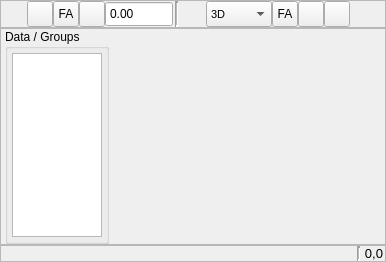
<?xml version="1.0" encoding="UTF-8"?>
<ui version="4.0">
 <class>DataWidget</class>
 <widget class="QWidget" name="DataWidget">
  <property name="geometry">
   <rect>
    <x>0</x>
    <y>0</y>
    <width>386</width>
    <height>262</height>
   </rect>
  </property>
  <property name="sizePolicy">
   <sizepolicy hsizetype="Expanding" vsizetype="Expanding">
    <horstretch>0</horstretch>
    <verstretch>0</verstretch>
   </sizepolicy>
  </property>
  <property name="font">
   <font>
    <pointsize>9</pointsize>
   </font>
  </property>
  <property name="windowTitle">
   <string>Form</string>
  </property>
  <layout class="QVBoxLayout" name="verticalLayout">
   <property name="spacing">
    <number>0</number>
   </property>
   <property name="leftMargin">
    <number>0</number>
   </property>
   <property name="topMargin">
    <number>0</number>
   </property>
   <property name="rightMargin">
    <number>0</number>
   </property>
   <property name="bottomMargin">
    <number>0</number>
   </property>
   <item>
    <widget class="QFrame" name="ToolsFrame">
     <property name="sizePolicy">
      <sizepolicy hsizetype="Ignored" vsizetype="Minimum">
       <horstretch>0</horstretch>
       <verstretch>0</verstretch>
      </sizepolicy>
     </property>
     <property name="frameShape">
      <enum>QFrame::StyledPanel</enum>
     </property>
     <property name="frameShadow">
      <enum>QFrame::Raised</enum>
     </property>
     <layout class="QHBoxLayout" name="horizontalLayout_3">
      <property name="spacing">
       <number>2</number>
      </property>
      <property name="leftMargin">
       <number>0</number>
      </property>
      <property name="topMargin">
       <number>0</number>
      </property>
      <property name="rightMargin">
       <number>0</number>
      </property>
      <property name="bottomMargin">
       <number>0</number>
      </property>
      <item>
       <widget class="QWidget" name="GraphToolsWidget" native="true">
        <property name="sizePolicy">
         <sizepolicy hsizetype="Minimum" vsizetype="Preferred">
          <horstretch>0</horstretch>
          <verstretch>0</verstretch>
         </sizepolicy>
        </property>
        <layout class="QHBoxLayout" name="horizontalLayout_6">
         <property name="spacing">
          <number>0</number>
         </property>
         <property name="leftMargin">
          <number>0</number>
         </property>
         <property name="topMargin">
          <number>0</number>
         </property>
         <property name="rightMargin">
          <number>0</number>
         </property>
         <property name="bottomMargin">
          <number>0</number>
         </property>
         <item>
          <widget class="QLabel" name="GraphToolsLabel">
           <property name="sizePolicy">
            <sizepolicy hsizetype="Fixed" vsizetype="Fixed">
             <horstretch>0</horstretch>
             <verstretch>0</verstretch>
            </sizepolicy>
           </property>
           <property name="minimumSize">
            <size>
             <width>26</width>
             <height>26</height>
            </size>
           </property>
           <property name="maximumSize">
            <size>
             <width>26</width>
             <height>26</height>
            </size>
           </property>
           <property name="text">
            <string/>
           </property>
           <property name="pixmap">
            <pixmap resource="main.qrc">:/viewer_toolbar/icons/viewer_toolbar_graph.svg</pixmap>
           </property>
           <property name="scaledContents">
            <bool>true</bool>
           </property>
          </widget>
         </item>
         <item>
          <widget class="QToolButton" name="GraphResetButton">
           <property name="minimumSize">
            <size>
             <width>26</width>
             <height>26</height>
            </size>
           </property>
           <property name="maximumSize">
            <size>
             <width>26</width>
             <height>26</height>
            </size>
           </property>
           <property name="toolTip">
            <string>Reset view orientation and show all data</string>
           </property>
           <property name="text">
            <string/>
           </property>
           <property name="icon">
            <iconset resource="main.qrc">
             <normaloff>:/general/icons/reset.svg</normaloff>:/general/icons/reset.svg</iconset>
           </property>
           <property name="iconSize">
            <size>
             <width>22</width>
             <height>22</height>
            </size>
           </property>
           <property name="checkable">
            <bool>false</bool>
           </property>
           <property name="checked">
            <bool>false</bool>
           </property>
           <property name="autoExclusive">
            <bool>false</bool>
           </property>
          </widget>
         </item>
         <item>
          <widget class="QToolButton" name="GraphFollowAllButton">
           <property name="minimumSize">
            <size>
             <width>26</width>
             <height>26</height>
            </size>
           </property>
           <property name="maximumSize">
            <size>
             <width>26</width>
             <height>26</height>
            </size>
           </property>
           <property name="toolTip">
            <string>Follow all axes, showing all data at all times</string>
           </property>
           <property name="text">
            <string>FA</string>
           </property>
           <property name="icon">
            <iconset resource="main.qrc">
             <normaloff>:/general/icons/followAll.svg</normaloff>
             <normalon>:/general/icons/followAll_on.svg</normalon>:/general/icons/followAll.svg</iconset>
           </property>
           <property name="iconSize">
            <size>
             <width>22</width>
             <height>22</height>
            </size>
           </property>
           <property name="checkable">
            <bool>true</bool>
           </property>
          </widget>
         </item>
         <item>
          <widget class="QToolButton" name="GraphFollowXButton">
           <property name="minimumSize">
            <size>
             <width>26</width>
             <height>26</height>
            </size>
           </property>
           <property name="maximumSize">
            <size>
             <width>26</width>
             <height>26</height>
            </size>
           </property>
           <property name="toolTip">
            <string>Follow abscissa, showing only data over the range specified</string>
           </property>
           <property name="text">
            <string/>
           </property>
           <property name="icon">
            <iconset resource="main.qrc">
             <normaloff>:/general/icons/followX.svg</normaloff>
             <normalon>:/general/icons/followX_on.svg</normalon>:/general/icons/followX.svg</iconset>
           </property>
           <property name="iconSize">
            <size>
             <width>22</width>
             <height>22</height>
            </size>
           </property>
           <property name="checkable">
            <bool>true</bool>
           </property>
          </widget>
         </item>
         <item>
          <widget class="ExponentialSpin" name="GraphFollowXLengthSpin">
           <property name="sizePolicy">
            <sizepolicy hsizetype="Expanding" vsizetype="Preferred">
             <horstretch>0</horstretch>
             <verstretch>0</verstretch>
            </sizepolicy>
           </property>
           <property name="minimumSize">
            <size>
             <width>0</width>
             <height>0</height>
            </size>
           </property>
           <property name="font">
            <font>
             <pointsize>9</pointsize>
            </font>
           </property>
           <property name="toolTip">
            <string>Range over which to follow abscissa</string>
           </property>
           <property name="buttonSymbols">
            <enum>QAbstractSpinBox::NoButtons</enum>
           </property>
           <property name="maximum">
            <double>99999999.000000000000000</double>
           </property>
          </widget>
         </item>
        </layout>
       </widget>
      </item>
      <item>
       <widget class="Line" name="line_2">
        <property name="frameShadow">
         <enum>QFrame::Sunken</enum>
        </property>
        <property name="lineWidth">
         <number>2</number>
        </property>
        <property name="midLineWidth">
         <number>1</number>
        </property>
        <property name="orientation">
         <enum>Qt::Vertical</enum>
        </property>
       </widget>
      </item>
      <item>
       <widget class="QWidget" name="ViewToolsWidget" native="true">
        <property name="sizePolicy">
         <sizepolicy hsizetype="Minimum" vsizetype="Preferred">
          <horstretch>0</horstretch>
          <verstretch>0</verstretch>
         </sizepolicy>
        </property>
        <layout class="QHBoxLayout" name="horizontalLayout_7">
         <property name="spacing">
          <number>0</number>
         </property>
         <property name="leftMargin">
          <number>0</number>
         </property>
         <property name="topMargin">
          <number>0</number>
         </property>
         <property name="rightMargin">
          <number>0</number>
         </property>
         <property name="bottomMargin">
          <number>0</number>
         </property>
         <item>
          <widget class="QLabel" name="ViewToolsLabel">
           <property name="sizePolicy">
            <sizepolicy hsizetype="Fixed" vsizetype="Fixed">
             <horstretch>0</horstretch>
             <verstretch>0</verstretch>
            </sizepolicy>
           </property>
           <property name="minimumSize">
            <size>
             <width>26</width>
             <height>26</height>
            </size>
           </property>
           <property name="maximumSize">
            <size>
             <width>26</width>
             <height>26</height>
            </size>
           </property>
           <property name="text">
            <string/>
           </property>
           <property name="pixmap">
            <pixmap resource="main.qrc">:/viewer_toolbar/icons/viewer_toolbar_view.svg</pixmap>
           </property>
           <property name="scaledContents">
            <bool>true</bool>
           </property>
          </widget>
         </item>
         <item>
          <widget class="QComboBox" name="ViewTypeCombo">
           <property name="sizePolicy">
            <sizepolicy hsizetype="Expanding" vsizetype="Preferred">
             <horstretch>0</horstretch>
             <verstretch>0</verstretch>
            </sizepolicy>
           </property>
           <property name="font">
            <font>
             <pointsize>8</pointsize>
            </font>
           </property>
           <item>
            <property name="text">
             <string>3D</string>
            </property>
           </item>
           <item>
            <property name="text">
             <string>Auto3D</string>
            </property>
           </item>
           <item>
            <property name="text">
             <string>XY</string>
            </property>
           </item>
           <item>
            <property name="text">
             <string>XZ</string>
            </property>
           </item>
           <item>
            <property name="text">
             <string>ZY</string>
            </property>
           </item>
          </widget>
         </item>
         <item>
          <widget class="QToolButton" name="ViewToggleDataButton">
           <property name="minimumSize">
            <size>
             <width>26</width>
             <height>26</height>
            </size>
           </property>
           <property name="maximumSize">
            <size>
             <width>26</width>
             <height>26</height>
            </size>
           </property>
           <property name="toolTip">
            <string>Toggle data tree, listing all displayed datasets and groups</string>
           </property>
           <property name="text">
            <string>FA</string>
           </property>
           <property name="icon">
            <iconset resource="main.qrc">
             <normaloff>:/general/icons/data.svg</normaloff>:/general/icons/data.svg</iconset>
           </property>
           <property name="iconSize">
            <size>
             <width>24</width>
             <height>24</height>
            </size>
           </property>
           <property name="checkable">
            <bool>true</bool>
           </property>
          </widget>
         </item>
         <item>
          <widget class="QToolButton" name="ViewAxesVisibleButton">
           <property name="minimumSize">
            <size>
             <width>26</width>
             <height>26</height>
            </size>
           </property>
           <property name="maximumSize">
            <size>
             <width>26</width>
             <height>26</height>
            </size>
           </property>
           <property name="toolTip">
            <string>Toggle visibility of axes</string>
           </property>
           <property name="text">
            <string/>
           </property>
           <property name="icon">
            <iconset resource="main.qrc">
             <normaloff>:/general/icons/axes.svg</normaloff>
             <normalon>:/general/icons/axes_on.svg</normalon>:/general/icons/axes.svg</iconset>
           </property>
           <property name="iconSize">
            <size>
             <width>24</width>
             <height>24</height>
            </size>
           </property>
           <property name="checkable">
            <bool>true</bool>
           </property>
           <property name="checked">
            <bool>false</bool>
           </property>
           <property name="autoExclusive">
            <bool>false</bool>
           </property>
          </widget>
         </item>
         <item>
          <widget class="QToolButton" name="ViewCopyToClipboardButton">
           <property name="minimumSize">
            <size>
             <width>26</width>
             <height>26</height>
            </size>
           </property>
           <property name="maximumSize">
            <size>
             <width>26</width>
             <height>26</height>
            </size>
           </property>
           <property name="toolTip">
            <string>Copy current view contents to clipboard</string>
           </property>
           <property name="text">
            <string/>
           </property>
           <property name="icon">
            <iconset resource="main.qrc">
             <normaloff>:/general/icons/snapshot.svg</normaloff>:/general/icons/snapshot.svg</iconset>
           </property>
           <property name="iconSize">
            <size>
             <width>24</width>
             <height>24</height>
            </size>
           </property>
           <property name="checkable">
            <bool>false</bool>
           </property>
           <property name="checked">
            <bool>false</bool>
           </property>
           <property name="autoExclusive">
            <bool>false</bool>
           </property>
          </widget>
         </item>
        </layout>
       </widget>
      </item>
      <item>
       <spacer name="horizontalSpacer">
        <property name="orientation">
         <enum>Qt::Horizontal</enum>
        </property>
        <property name="sizeHint" stdset="0">
         <size>
          <width>0</width>
          <height>20</height>
         </size>
        </property>
       </spacer>
      </item>
     </layout>
    </widget>
   </item>
   <item>
    <widget class="QFrame" name="MainViewFrame">
     <property name="sizePolicy">
      <sizepolicy hsizetype="Expanding" vsizetype="Expanding">
       <horstretch>0</horstretch>
       <verstretch>0</verstretch>
      </sizepolicy>
     </property>
     <property name="minimumSize">
      <size>
       <width>0</width>
       <height>0</height>
      </size>
     </property>
     <property name="frameShape">
      <enum>QFrame::StyledPanel</enum>
     </property>
     <property name="frameShadow">
      <enum>QFrame::Sunken</enum>
     </property>
     <layout class="QHBoxLayout" name="horizontalLayout">
      <property name="spacing">
       <number>4</number>
      </property>
      <property name="leftMargin">
       <number>4</number>
      </property>
      <property name="topMargin">
       <number>0</number>
      </property>
      <property name="rightMargin">
       <number>0</number>
      </property>
      <property name="bottomMargin">
       <number>0</number>
      </property>
      <item>
       <widget class="QGroupBox" name="DataGroup">
        <property name="sizePolicy">
         <sizepolicy hsizetype="Expanding" vsizetype="Expanding">
          <horstretch>1</horstretch>
          <verstretch>0</verstretch>
         </sizepolicy>
        </property>
        <property name="title">
         <string>Data / Groups</string>
        </property>
        <layout class="QHBoxLayout" name="horizontalLayout_4">
         <property name="spacing">
          <number>4</number>
         </property>
         <property name="leftMargin">
          <number>4</number>
         </property>
         <property name="topMargin">
          <number>4</number>
         </property>
         <property name="rightMargin">
          <number>4</number>
         </property>
         <property name="bottomMargin">
          <number>4</number>
         </property>
         <item>
          <widget class="QTreeView" name="DataTree">
           <property name="sizePolicy">
            <sizepolicy hsizetype="Expanding" vsizetype="Expanding">
             <horstretch>0</horstretch>
             <verstretch>0</verstretch>
            </sizepolicy>
           </property>
           <attribute name="headerVisible">
            <bool>false</bool>
           </attribute>
           <attribute name="headerDefaultSectionSize">
            <number>26</number>
           </attribute>
          </widget>
         </item>
        </layout>
       </widget>
      </item>
      <item>
       <widget class="DataViewer" name="DataView" native="true">
        <property name="sizePolicy">
         <sizepolicy hsizetype="Expanding" vsizetype="Expanding">
          <horstretch>3</horstretch>
          <verstretch>0</verstretch>
         </sizepolicy>
        </property>
        <property name="cursor">
         <cursorShape>CrossCursor</cursorShape>
        </property>
        <property name="mouseTracking">
         <bool>true</bool>
        </property>
        <property name="focusPolicy">
         <enum>Qt::WheelFocus</enum>
        </property>
       </widget>
      </item>
     </layout>
    </widget>
   </item>
   <item>
    <widget class="QFrame" name="InfoFrame">
     <property name="sizePolicy">
      <sizepolicy hsizetype="Preferred" vsizetype="Preferred">
       <horstretch>0</horstretch>
       <verstretch>0</verstretch>
      </sizepolicy>
     </property>
     <property name="font">
      <font>
       <pointsize>10</pointsize>
      </font>
     </property>
     <property name="frameShape">
      <enum>QFrame::StyledPanel</enum>
     </property>
     <property name="frameShadow">
      <enum>QFrame::Sunken</enum>
     </property>
     <layout class="QHBoxLayout" name="horizontalLayout_2">
      <property name="spacing">
       <number>4</number>
      </property>
      <property name="leftMargin">
       <number>2</number>
      </property>
      <property name="topMargin">
       <number>0</number>
      </property>
      <property name="rightMargin">
       <number>2</number>
      </property>
      <property name="bottomMargin">
       <number>0</number>
      </property>
      <item>
       <widget class="QLabel" name="ModeLabel">
        <property name="sizePolicy">
         <sizepolicy hsizetype="Ignored" vsizetype="Preferred">
          <horstretch>0</horstretch>
          <verstretch>0</verstretch>
         </sizepolicy>
        </property>
        <property name="text">
         <string/>
        </property>
       </widget>
      </item>
      <item>
       <widget class="Line" name="line_4">
        <property name="lineWidth">
         <number>2</number>
        </property>
        <property name="midLineWidth">
         <number>1</number>
        </property>
        <property name="orientation">
         <enum>Qt::Vertical</enum>
        </property>
       </widget>
      </item>
      <item>
       <widget class="QLabel" name="CoordinateLabel">
        <property name="sizePolicy">
         <sizepolicy hsizetype="Maximum" vsizetype="Preferred">
          <horstretch>0</horstretch>
          <verstretch>0</verstretch>
         </sizepolicy>
        </property>
        <property name="text">
         <string>0,0</string>
        </property>
        <property name="alignment">
         <set>Qt::AlignRight|Qt::AlignTrailing|Qt::AlignVCenter</set>
        </property>
       </widget>
      </item>
     </layout>
    </widget>
   </item>
  </layout>
 </widget>
 <customwidgets>
  <customwidget>
   <class>DataViewer</class>
   <extends>QWidget</extends>
   <header>gui/dataViewer.hui</header>
   <container>1</container>
  </customwidget>
  <customwidget>
   <class>ExponentialSpin</class>
   <extends>QDoubleSpinBox</extends>
   <header>gui/widgets/exponentialSpin.hui</header>
  </customwidget>
 </customwidgets>
 <resources>
  <include location="main.qrc"/>
  <include location="main.qrc"/>
 </resources>
 <connections/>
</ui>
